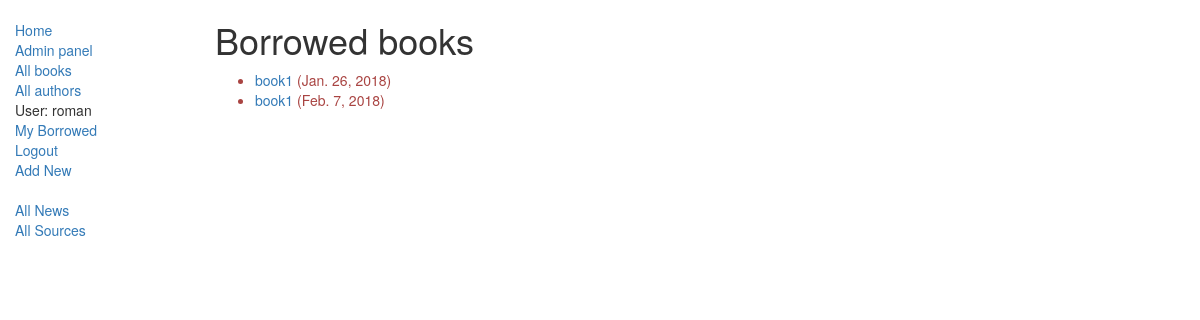
/catalog/mybooks/ (signed in), run on the app's committed database.
### catalog/models.py (models this page shows, shortened)
class BookInstance(models.Model): #    Model representing a specific copy of a book (i.e. that can be borrowed from the library).
    id = models.UUIDField(primary_key=True, default=uuid.uuid4, help_text="Unique ID for this particular book across whole library")
    book = models.ForeignKey('Book', on_delete=models.SET_NULL, null=True)
    imprint = models.CharField(max_length=200)
    due_back = models.DateField(null=True, blank=True)
    LOAN_STATUS = (
        ('m', 'Maintenance'),
        ('o', 'On loan'),
        ('a', 'Available'),
        ('r', 'Reserved'),
    )
    status = models.CharField(max_length=1, choices=LOAN_STATUS, blank=True, default='d', help_text='Book availability')
    borrower = models.ForeignKey(User, on_delete=models.SET_NULL, null=True, blank=True)
    class Meta:
        ordering = ["due_back"]
        permissions = (("can_mark_returned", "Set book as returned"),)
    @property
    def is_overdue(self):
        if self.due_back and date.today() > self.due_back:
            return True
        return False

class Book(models.Model):#    Model representing a book (but not a specific copy of a book).
    title = models.CharField(max_length=200)
    author = models.ForeignKey('Author', on_delete=models.SET_NULL, null=True)
    summary = models.TextField(max_length=1000, help_text="Enter a brief description of the book")
    isbn = models.CharField('ISBN',max_length=13, help_text='13 Character <a href="https://www.isbn-international.org/content/what-isbn">ISBN number</a>')
    genre = models.ManyToManyField(Genre, help_text="Select a genre for this book")
    language = models.ForeignKey('Language', on_delete=models.SET_NULL, null=True)
    def display_genre(self):#Creates a string for the Genre. This is required to display genre in Admin.
        return ', '.join([ genre.name for genre in self.genre.all()[:3] ])
    display_genre.short_description = 'Genre'

### catalog/views.py (the view)
# urls.py: path('mybooks/', views.LoanedBooksByUserListView.as_view(), name='my-borrowed'),
class LoanedBooksByUserListView(LoginRequiredMixin,generic.ListView):
    model = BookInstance
    template_name ='catalog/bookinstance_list_borrowed_user.html'
    paginate_by = 10
    def get_queryset(self):
        return BookInstance.objects.filter(borrower=self.request.user).filter(status__exact='o').order_by('due_back')

### catalog/templates/catalog/bookinstance_list_borrowed_user.html
{% extends "base_generic.html" %}
{% block content %}
    <h1>Borrowed books</h1>
    {% if bookinstance_list %}
    <ul>
      {% for bookinst in bookinstance_list %}
      <li class="{% if bookinst.is_overdue %}text-danger{% endif %}">
        <a href="{% url 'book-detail' bookinst.book.pk %}">{{bookinst.book.title}}</a> ({{ bookinst.due_back }})
      </li>
      {% endfor %}
    </ul>
    {% else %}
      <p>There are no books borrowed.</p>
    {% endif %}
{% endblock %}

### catalog/templates/base_generic.html (shortened to what this page needs)
<!DOCTYPE html>
<html lang="en">
<head>
  <link rel="stylesheet" href="https://maxcdn.bootstrapcdn.com/bootstrap/3.3.7/css/bootstrap.min.css">
  {% load static %}
  <link rel="stylesheet" href="{% static 'css/styles.css' %}">
</head>
<body>
<div class="container-fluid">
    <div class="row">
	<div class="col-sm-2">
      {% block sidebar %}
      <ul class="sidebar-nav">
          <li><a href="{% url 'index' %}">Home</a></li>
		  <li><a href="http://127.0.0.1/admin">Admin panel</a></li>
          <li><a href="{% url 'books' %}">All books</a></li>
          <li><a href="">All authors</a></li>
			{% if user.is_authenticated %}
			 <li>User: {{ user.get_username }}</li>
			 <li><a href="{% url 'my-borrowed' %}">My Borrowed</a></li>
			 <li><a href="{% url 'logout'%}?next={{request.path}}">Logout</a></li>
			 <li><a href="{% url 'addnews'%}?next={{request.path}}">Add New</a></li>
		   {% else %}
			 <li><a href="{% url 'login'%}?next={{request.path}}">Login</a></li>
			 <li><a href="{% url 'signup'%}?next={{request.path}}">Signup</a></li>
		   {% endif %}
      </ul>
	  <ul class="sidebar-nav">
          <li><a href="{% url 'news' %}">All News</a></li>
          <li><a href="{% url 'source' %}">All Sources</a></li>
      </ul>
     {% endblock %}
      </div>
	<div class="col-sm-10 ">
      {% block content %}{% endblock %}
      </div>
	</div>
</div>
</body>
</html>

### catalog/static/css/styles.css (style rules this page uses)
.sidebar-nav { margin-top: 20px; padding: 0; list-style: none; }

### data on the page
BookInstance: book "book1", due_back "Jan. 26, 2018"
BookInstance: book "book1", due_back "Feb. 7, 2018"

### other printed values
{{ user.get_username }} "roman"
